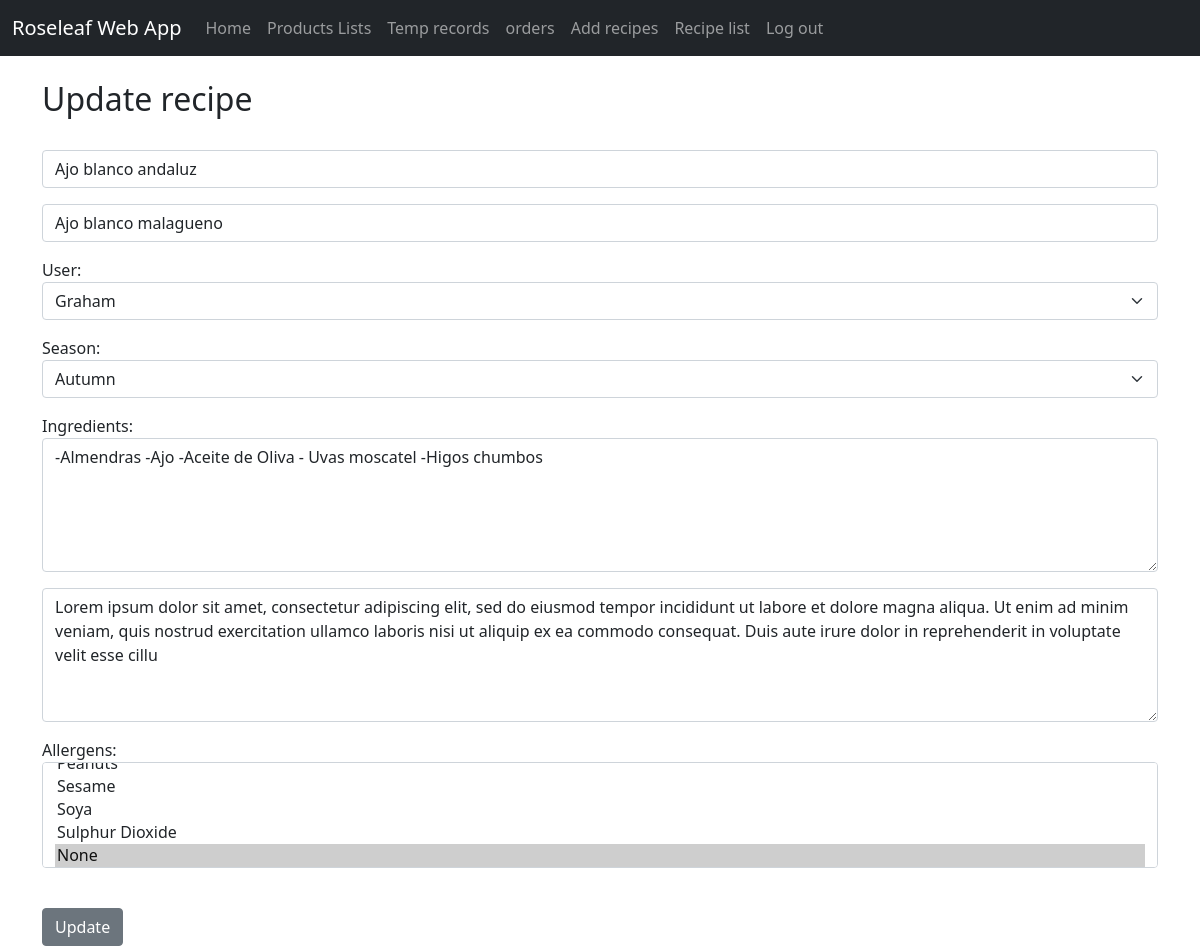
The app's page /update_recipe/4, older data.
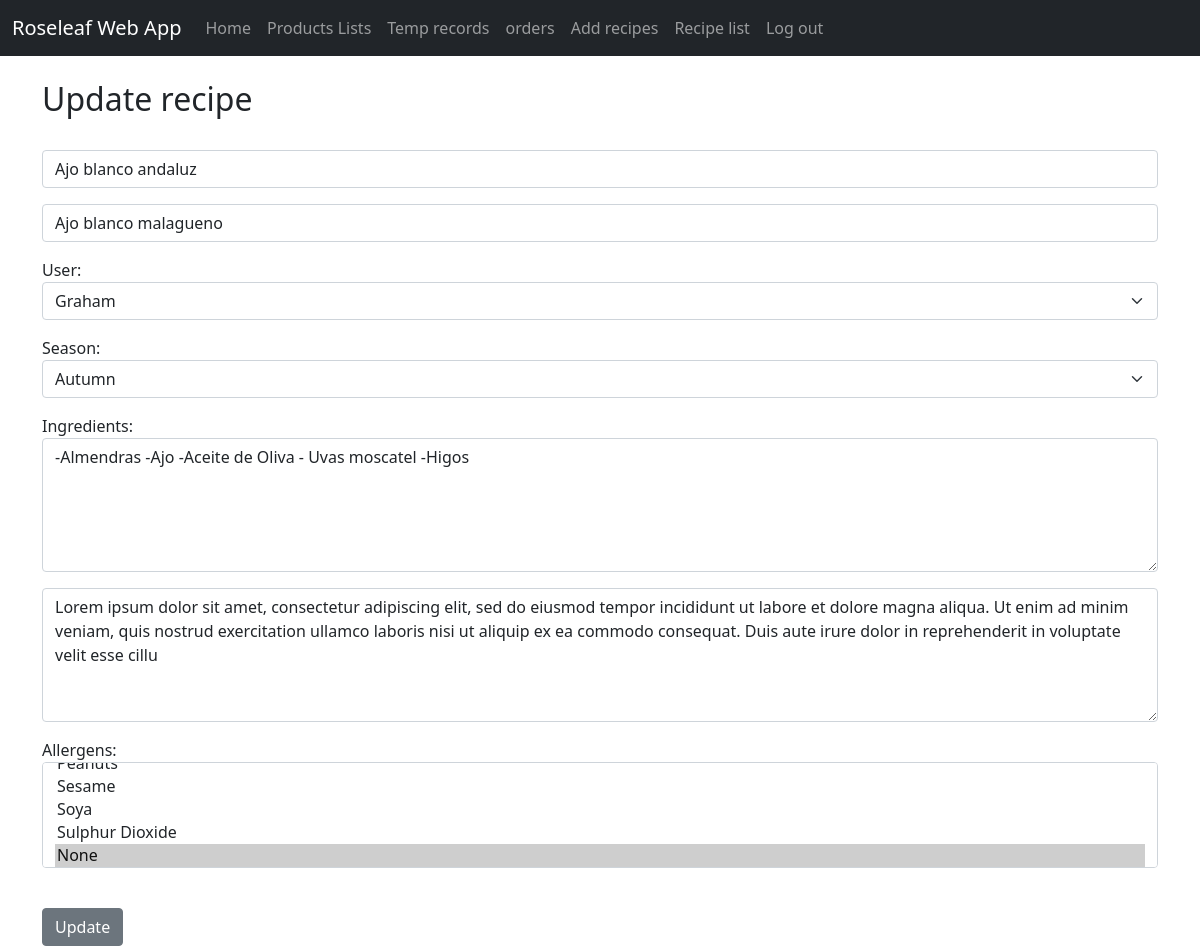
The same page, newer data.
### roseleaf_app/models.py (models this page shows, shortened)
class Recipe(models.Model):
    name = models.CharField(max_length=50)
    description = models.CharField(max_length=100)
    user = models.ForeignKey(Member, on_delete=models.CASCADE)
    season = models.ForeignKey(Season, on_delete=models.CASCADE, null=True, blank=True)
    Ingredients = models.CharField(max_length=300)
    method = models.CharField(max_length=300)
    allergens = models.ManyToManyField('Allergen')

class Season(models.Model):
    name = models.CharField(max_length=20, blank=True)
    def __str__(self):
        return self.name

### roseleaf_app/views.py (the view)
# urls.py: path('update_recipe/<recipe_id>', views.update_recipe, name='update_recipe'),
def update_recipe(request, recipe_id):
    recipe = Recipe.objects.get(pk=recipe_id)
    form = RecipeForm(request.POST or None, instance=recipe)
    if form.is_valid():
        form.save()
        return redirect('list_recipes')
    return render(request, 'roseleaf_app/update_recipe.html',
                  {'recipe': recipe, 'form': form})

### roseleaf_app/forms.py
class RecipeForm(ModelForm):
    class Meta:
        model = Recipe
        fields = "__all__"
        labels = {
            'name' : '',
            'description' : '',
            'method' : '',
        }
        widgets = {
            'name': forms.TextInput(attrs={'class':'form-control', 'placeholder' : 'Recipe name'}),
            'description': forms.TextInput(attrs={'class':'form-control', 'placeholder' : 'Description'}),
            'user' : forms.Select(attrs={'class':'form-select'}),
            'season' : forms.Select(attrs={'class':'form-select'}),
            'Ingredients' : forms.Textarea(attrs={'class':'form-control', 'rows': 5, 'placeholder' : 'Add ingredients'}),
            'method' : forms.Textarea(attrs={'class':'form-control', 'rows': 5, 'placeholder' : 'Method'}),
            'allergens' : forms.SelectMultiple(attrs={'class':'form-control'}),
        }

### roseleaf_app/models.py (called while the page is built)
    def __str__(self):
        return self.username

    def __str__(self):
        return self.allergen_name

### roseleaf_app/templates/roseleaf_app/update_recipe.html (shortened to what this page needs)
{% extends 'roseleaf_app/base.html' %}
{% block content %}
     <br/>
    <h2>Update recipe</h2><br>
    <form action="" method="POST">
        {{ form.as_p }}
        <br>
        <input type="submit" value="Update"
        class="btn btn-secondary">
    </form>
{% endblock %}

Row changes from the older to the newer data that the page shows:
changed Recipe "Ajo blanco malagueno": Ingredients "-Almendras -Ajo -Aceite de Oliva - Uvas moscatel -Higos chumbos" → "-Almendras -Ajo -Aceite de Oliva - Uvas moscatel -Higos"
